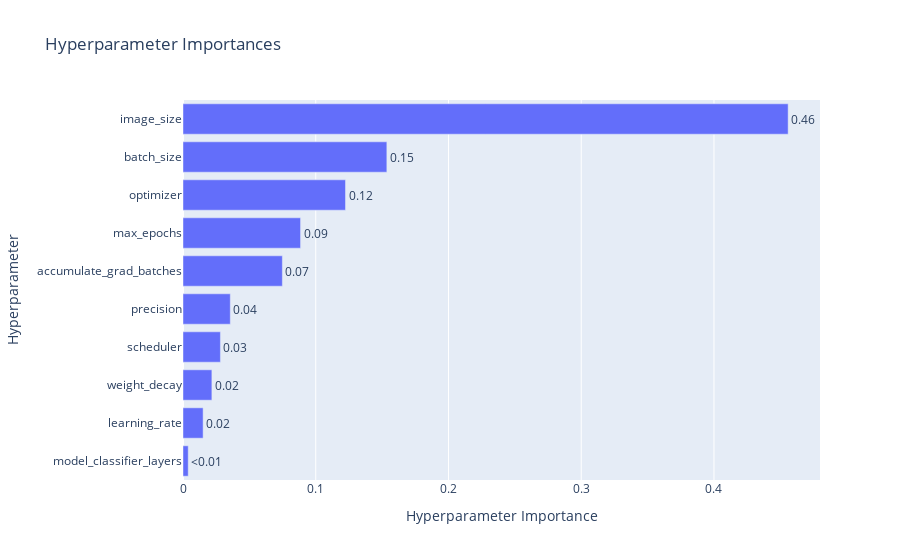

The notebook cell this image was saved under:
### Code cell
optuna.visualization.plot_param_importances(study)

### Figure 1 — Plotly figure (JSON) as saved in the notebook; plotly's stock layout.template omitted (floating-point values rounded to 4 significant figures)
{"data": [{"cliponaxis": false, "hovertemplate": ["model_classifier_layers (IntDistribution): 0.003943653008504588<extra></extra>", "learning_rate (FloatDistribution): 0.01515824309885241<extra></extra>", "weight_decay (FloatDistribution): 0.02175594621660211<extra></extra>", "scheduler (CategoricalDistribution): 0.028193315306439745<extra></extra>", "precision (CategoricalDistribution): 0.03563069810755986<extra></extra>", "accumulate_grad_batches (CategoricalDistribution): 0.07485659423421909<extra></extra>", "max_epochs (IntDistribution): 0.08856680266746395<extra></extra>", "optimizer (CategoricalDistribution): 0.12243029971737365<extra></extra>", "batch_size (CategoricalDistribution): 0.15356960607260745<extra></extra>", "image_size (CategoricalDistribution): 0.4558948415703769<extra></extra>"], "name": "Objective Value", "orientation": "h", "text": ["<0.01", "0.02", "0.02", "0.03", "0.04", "0.07", "0.09", "0.12", "0.15", "0.46"], "textposition": "outside", "type": "bar", "x": [0.003944, 0.01516, 0.02176, 0.02819, 0.03563, 0.07486, 0.08857, 0.1224, 0.1536, 0.4559], "y": ["model_classifier_layers", "learning_rate", "weight_decay", "scheduler", "precision", "accumulate_grad_batches", "max_epochs", "optimizer", "batch_size", "image_size"]}], "layout": {"title": {"text": "Hyperparameter Importances"}, "xaxis": {"title": {"text": "Hyperparameter Importance"}}, "yaxis": {"title": {"text": "Hyperparameter"}}}}
